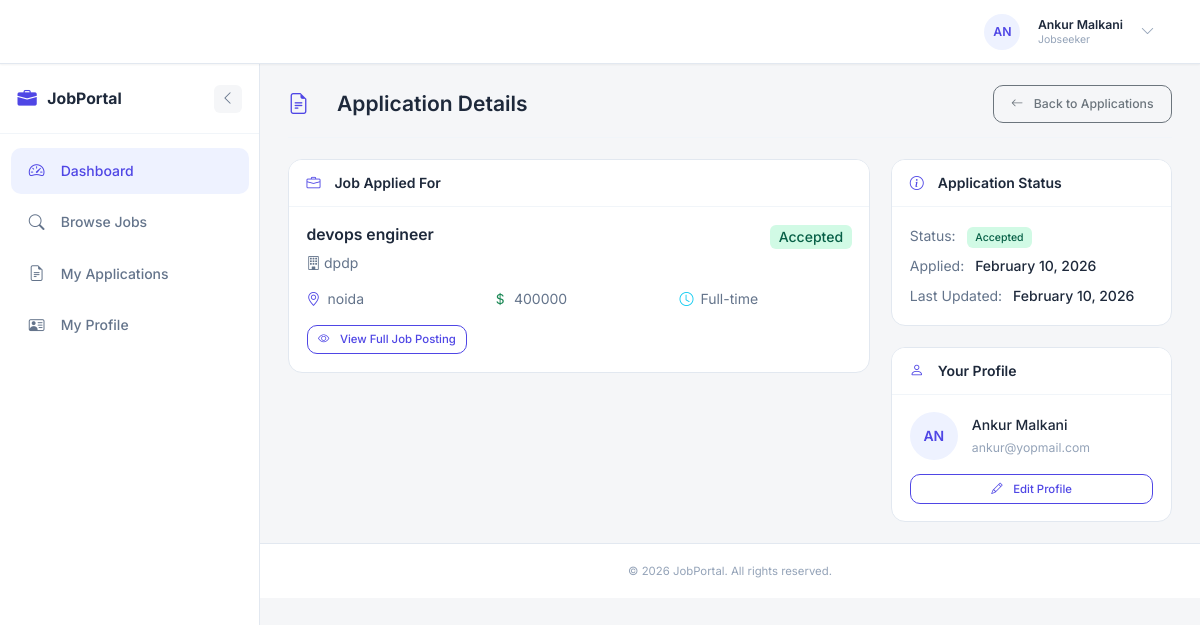
Screenshot of /jobseeker/application/2 (signed in) with the database file from the repository.
### models.py (models this page shows, shortened)
class User(db.Model, UserMixin):
    __tablename__ = 'users'
    id = db.Column(db.Integer, primary_key=True)
    name = db.Column(db.String(100), nullable=False)
    email = db.Column(db.String(120), unique=True, nullable=False, index=True)
    password_hash = db.Column(db.String(128), nullable=False)
    role = db.Column(db.String(20), nullable=False)  # admin, employer, jobseeker
    created_at = db.Column(db.DateTime, default=datetime.utcnow)
    updated_at = db.Column(db.DateTime, default=datetime.utcnow, onupdate=datetime.utcnow)
    profile = db.relationship('Profile', back_populates='user', uselist=False, cascade='all, delete-orphan')
    jobs = db.relationship('Job', back_populates='employer', foreign_keys='Job.employer_id', cascade='all, delete-orphan')
    applications = db.relationship('Application', back_populates='jobseeker', foreign_keys='Application.jobseeker_id', cascade='all, delete-orphan')
    @property
    def password(self):
        """Prevent direct password access"""
        raise AttributeError('Password is not readable')
    def is_admin(self):
        return self.role == 'admin'
    def is_employer(self):
        return self.role == 'employer'
    def is_jobseeker(self):
        return self.role == 'jobseeker'
    def get_role_display(self):
        roles = {
            'admin': 'Admin',
            'employer': 'Employer',
            'jobseeker': 'Jobseeker'
        }
        return roles.get(self.role, self.role)

class Job(db.Model):
    __tablename__ = 'jobs'
    id = db.Column(db.Integer, primary_key=True)
    title = db.Column(db.String(200), nullable=False)
    description = db.Column(db.Text, nullable=False)
    company_name = db.Column(db.String(200), nullable=False)
    company_description = db.Column(db.Text, nullable=True)
    location = db.Column(db.String(200), nullable=False)
    salary = db.Column(db.String(100), nullable=True)  # Can be range or specific amount
    salary_min = db.Column(db.Integer, nullable=True)
    salary_max = db.Column(db.Integer, nullable=True)
    job_type = db.Column(db.String(50), nullable=True)  # Full-time, Part-time, Contract, etc.
    experience_level = db.Column(db.String(50), nullable=True)  # Entry, Mid, Senior
    required_skills = db.Column(db.Text, nullable=True)  # Comma-separated
    benefits = db.Column(db.Text, nullable=True)
    how_to_apply = db.Column(db.Text, nullable=True)
    application_email = db.Column(db.String(120), nullable=True)
    status = db.Column(db.String(20), default='active')  # active, closed, draft
    views_count = db.Column(db.Integer, default=0)
    employer_id = db.Column(db.Integer, db.ForeignKey('users.id'), nullable=False, index=True)
    created_at = db.Column(db.DateTime, default=datetime.utcnow)
    updated_at = db.Column(db.DateTime, default=datetime.utcnow, onupdate=datetime.utcnow)
    deadline = db.Column(db.DateTime, nullable=True)
    employer = db.relationship('User', back_populates='jobs', foreign_keys=[employer_id])
    applications = db.relationship('Application', back_populates='job', cascade='all, delete-orphan')
    @hybrid_property
    def application_count(self):
        """Optimized application count using hybrid property - avoids loading full relationship"""
        return len(self.applications)

class Application(db.Model):
    __tablename__ = 'applications'
    id = db.Column(db.Integer, primary_key=True)
    job_id = db.Column(db.Integer, db.ForeignKey('jobs.id'), nullable=False, index=True)
    jobseeker_id = db.Column(db.Integer, db.ForeignKey('users.id'), nullable=False, index=True)
    status = db.Column(db.String(20), default='pending')  # pending, reviewed, accepted, rejected
    cover_letter = db.Column(db.Text, nullable=True)
    additional_notes = db.Column(db.Text, nullable=True)
    applied_at = db.Column(db.DateTime, default=datetime.utcnow)
    updated_at = db.Column(db.DateTime, default=datetime.utcnow, onupdate=datetime.utcnow)
    job = db.relationship('Job', back_populates='applications')
    jobseeker = db.relationship('User', back_populates='applications', foreign_keys=[jobseeker_id])
    def get_status_display(self):
        statuses = {
            'pending': 'Pending',
            'reviewed': 'Reviewed',
            'accepted': 'Accepted',
            'rejected': 'Rejected'
        }
        return statuses.get(self.status, self.status)

### jobseeker/routes.py (the view)
@jobseeker.route('/application/<int:app_id>')
@login_required
def application_detail(app_id):
    if not current_user.is_jobseeker():
        flash('Access denied. Jobseeker privileges required.', 'danger')
        return redirect(url_for('main.home'))
    application = Application.query.get_or_404(app_id)
    if application.jobseeker_id != current_user.id:
        flash('Access denied.', 'danger')
        return redirect(url_for('jobseeker.applications'))
    job = Job.query.get(application.job_id)
    return render_template('jobseeker/application_detail.html',
                         application=application,
                         job=job)

### app.py (called while the page is built)
@login_manager.user_loader
def load_user(user_id):
    return User.query.get(int(user_id))

@app.context_processor
def inject_sidebar_state():
    is_auth = getattr(current_user, 'is_authenticated', False)
    if is_auth:
        sidebar_collapsed = request.cookies.get('sidebar_collapsed', 'false') == 'true'
    else:
        sidebar_collapsed = False
    return dict(sidebar_collapsed=sidebar_collapsed)

### templates/jobseeker/application_detail.html (shortened to what this page needs)
{% extends "base.html" %}
{% block content %}
<div class="page-header">
    <h1><i class="bi bi-file-earmark-text"></i>Application Details</h1>
    <div class="page-actions">
        <a href="{{ url_for('jobseeker.applications') }}" class="btn btn-outline-secondary">
            <i class="bi bi-arrow-left me-1"></i>Back to Applications
        </a>
    </div>
</div>
<div class="row g-4">
    <div class="col-lg-8">
        <div class="dashboard-card">
            <div class="card-header">
                <h5><i class="bi bi-briefcase me-2"></i>Job Applied For</h5>
            </div>
            <div class="card-body">
                <div class="d-flex justify-content-between align-items-start mb-3">
                    <div>
                        <h4 class="mb-2">{{ job.title }}</h4>
                        <p class="text-secondary mb-0">
                            <i class="bi bi-building me-1"></i>{{ job.company_name }}
                        </p>
                    </div>
                    <span class="badge {% if application.status == 'pending' %}bg-warning-subtle text-warning{% elif application.status == 'reviewed' %}bg-info-subtle text-info{% elif application.status == 'accepted' %}bg-success-subtle text-success{% else %}bg-danger-subtle text-danger{% endif %} fs-6">
                        {{ application.get_status_display() }}
                    </span>
                </div>
                <div class="row g-3 mb-3">
                    <div class="col-md-4">
                        <p class="mb-0 text-secondary">
                            <i class="bi bi-geo-alt me-2 text-primary"></i>{{ job.location }}
                        </p>
                    </div>
                    <div class="col-md-4">
                        {% if job.salary %}
                            <p class="mb-0 text-secondary">
                                <i class="bi bi-currency-dollar me-2 text-success"></i>{{ job.salary }}
                            </p>
                        {% endif %}
                    </div>
                    <div class="col-md-4">
                        {% if job.job_type %}
                            <p class="mb-0 text-secondary">
                                <i class="bi bi-clock me-2 text-info"></i>{{ job.job_type }}
                            </p>
                        {% endif %}
                    </div>
                </div>
                <div class="mb-0">
                    <a href="{{ url_for('main.job_detail', job_id=job.id) }}" class="btn btn-outline-primary btn-sm" target="_blank">
                        <i class="bi bi-eye me-1"></i>View Full Job Posting
                    </a>
                </div>
            </div>
        </div>
    </div>
    <div class="col-lg-4">
        <div class="dashboard-card">
            <div class="card-header">
                <h5 class="mb-0"><i class="bi bi-info-circle me-2"></i>Application Status</h5>
            </div>
            <div class="card-body">
                <ul class="list-unstyled mb-0">
                    <li class="mb-2">
                        <span class="text-secondary">Status:</span>
                        <span class="fw-medium ms-2 badge {% if application.status == 'pending' %}bg-warning-subtle text-warning{% elif application.status == 'reviewed' %}bg-info-subtle text-info{% elif application.status == 'accepted' %}bg-success-subtle text-success{% else %}bg-danger-subtle text-danger{% endif %}">
                            {{ application.get_status_display() }}
                        </span>
                    </li>
                    <li class="mb-2">
                        <span class="text-secondary">Applied:</span>
                        <span class="fw-medium ms-2">{{ application.applied_at.strftime('%B %d, %Y') }}</span>
                    </li>
                    {% if application.updated_at %}
                    <li class="mb-0">
                        <span class="text-secondary">Last Updated:</span>
                        <span class="fw-medium ms-2">{{ application.updated_at.strftime('%B %d, %Y') }}</span>
                    </li>
                    {% endif %}
                </ul>
            </div>
        </div>
        <div class="dashboard-card mt-4">
            <div class="card-header">
                <h5 class="mb-0"><i class="bi bi-person me-2"></i>Your Profile</h5>
            </div>
            <div class="card-body">
                <div class="d-flex align-items-center mb-3">
                    <div class="avatar bg-primary-subtle text-primary me-3" style="width: 48px; height: 48px; font-size: 1rem;">
                        {{ current_user.name[:2].upper() }}
                    </div>
                    <div>
                        <div class="fw-medium">{{ current_user.name }}</div>
                        <small class="text-muted">{{ current_user.email }}</small>
                    </div>
                </div>
                <a href="{{ url_for('jobseeker.profile') }}" class="btn btn-outline-primary btn-sm w-100">
                    <i class="bi bi-pencil me-1"></i>Edit Profile
                </a>
            </div>
        </div>
    </div>
</div>
{% endblock %}

### templates/base.html (shortened to what this page needs)
<!DOCTYPE html>
<html lang="en">
<head>
    <link href="https://cdn.jsdelivr.net/npm/bootstrap@5.3.2/dist/css/bootstrap.min.css" rel="stylesheet">
    <link href="https://cdn.jsdelivr.net/npm/bootstrap-icons@1.11.1/font/bootstrap-icons.css" rel="stylesheet">
    <link rel="stylesheet" href="{{ url_for('static', filename='css/main.css') }}">
</head>
<body>
    {% if current_user.is_authenticated %}
    <nav class="navbar navbar-expand-lg">
        <div class="container-fluid px-3">
            <a class="navbar-brand" href="{{ url_for('main.home') }}">
                <i class="bi bi-briefcase-fill"></i>
                <span >JobPortal</span>
            </a>
            <div class="collapse navbar-collapse" id="navbarNav">
                <ul class="navbar-nav ms-auto align-items-center">
                    {% if current_user.is_admin() %}
                        <li class="nav-item">
                            <a class="nav-link {% if request.endpoint and request.endpoint.startswith('admin.dashboard') %}active{% endif %}" href="{{ url_for('admin.dashboard') }}">
                                <i class="bi bi-speedometer2 me-1"></i>Dashboard
                            </a>
                        </li>
                    {% elif current_user.is_employer() %}
                        <li class="nav-item">
                            <a class="nav-link {% if request.endpoint and request.endpoint.startswith('employer.dashboard') %}active{% endif %}" href="{{ url_for('employer.dashboard') }}">
                                <i class="bi bi-speedometer2 me-1"></i>Dashboard
                            </a>
                        </li>
                    {% elif current_user.is_jobseeker() %}
                        <li class="nav-item">
                            <a class="nav-link {% if request.endpoint and request.endpoint.startswith('jobseeker.dashboard') %}active{% endif %}" href="{{ url_for('jobseeker.dashboard') }}">
                                <i class="bi bi-speedometer2 me-1"></i>Dashboard
                            </a>
                        </li>
                    {% endif %}
                    <li class="nav-item dropdown ms-2">
                        <a class="user-dropdown d-flex align-items-center" href="#" role="button" data-bs-toggle="dropdown" aria-expanded="false">
                            <div class="avatar">
                                {{ current_user.name[:2].upper() }}
                            </div>
                            <div class="user-info d-none d-md-block ms-2">
                                <div class="user-name">{{ current_user.name }}</div>
                                <div class="user-role">{{ current_user.get_role_display() }}</div>
                            </div>
                            <i class="bi bi-chevron-down ms-2 text-muted"></i>
                        </a>
                    </li>
                </ul>
            </div>
        </div>
    </nav>
    <div class="d-flex">
        <aside class="sidebar-wrapper {% if sidebar_collapsed %}collapsed{% endif %}" id="sidebarWrapper">
            <div class="sidebar-header">
                <a class="sidebar-brand" href="{{ url_for('main.home') }}">
                    <i class="bi bi-briefcase-fill"></i>
                    <span class="sidebar-label">JobPortal</span>
                </a>
                <button class="sidebar-toggle" id="sidebarToggle" title="Toggle Sidebar">
                    <i class="bi {% if sidebar_collapsed %}bi-chevron-right{% else %}bi-chevron-left{% endif %}"></i>
                </button>
            </div>
            <nav class="sidebar-nav">
                <ul class="nav flex-column">
                    {% if current_user.is_admin() %}
                        {% include 'admin/sidebar.html' %}
                    {% elif current_user.is_employer() %}
                        {% include 'employer/sidebar.html' %}
                    {% elif current_user.is_jobseeker() %}
                        {% include 'jobseeker/sidebar.html' %}
                    {% endif %}
                </ul>
            </nav>
        </aside>
        <main class="main-wrapper flex-grow-1">
            <div class="main-content flex-grow-1">
                {% block content %}{% endblock %}
            </div>
            <footer class="footer">
                <span>&copy; 2026 JobPortal. All rights reserved.</span>
            </footer>
        </main>
    </div>
    {% endif %}
</body>
</html>

### rows the page displays
User: name "AN", name "Ankur Malkani", role "Jobseeker", email "ankur@yopmail.com"
Job: title "devops engineer", company_name "dpdp", location "noida", salary "400000", job_type "Full-time"
Application: status "Accepted", applied_at "February 10, 2026", updated_at "February 10, 2026"
